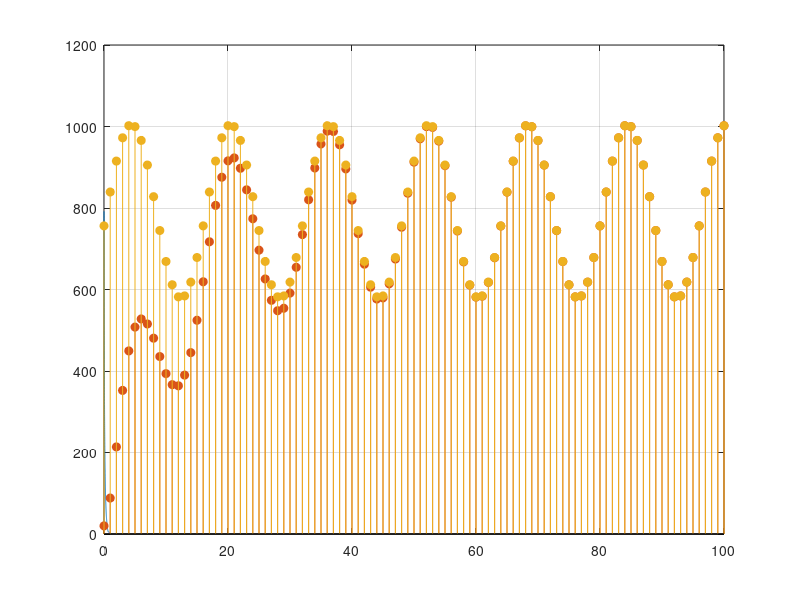

This chart was generated by the following MATLAB code:
%% Problema 1
clear
%% a)
num=conv([2,3,4],[5,6])
den=[1,-3/4,-1/8]
zplane(num,den)
%% c)
[R,P,K]=residuez(num,den);
disp(R) % residuos
disp(P) % polos
disp(K)
%%
%notar que K tem dois valores. Logo:
n=0:59;
h = R(1)*P(1).^n+R(2)*P(2).^n; h(1)=h(1)+K(1); h(2)=h(2)+K(2);
%verificar:
h1=impz(num,den,60);
hold on
stem(n,h,'filled')
stem(n,h1,'filled')
hold off
%% d)
[H,w]=freqz(num,den); %LPF
plot(w/pi,abs(H)),grid
%% e)
H0 = sum(num)/sum(den)
Hpi = sum(num.*[1,-1,1,-1])/sum(den.*[1,-1,1])
%% f)
n=0:100;
x=1+cos(pi/8*n);
hold on
y=filter(num,den,x);
stem(n,y,'filled')
%%
H=freqz(num,den,[0 pi/8]);
yfinal=1*H(1) + abs(H(2))*cos(pi/8*n + angle(H(2)));
stem(n,yfinal,'filled')
hold off